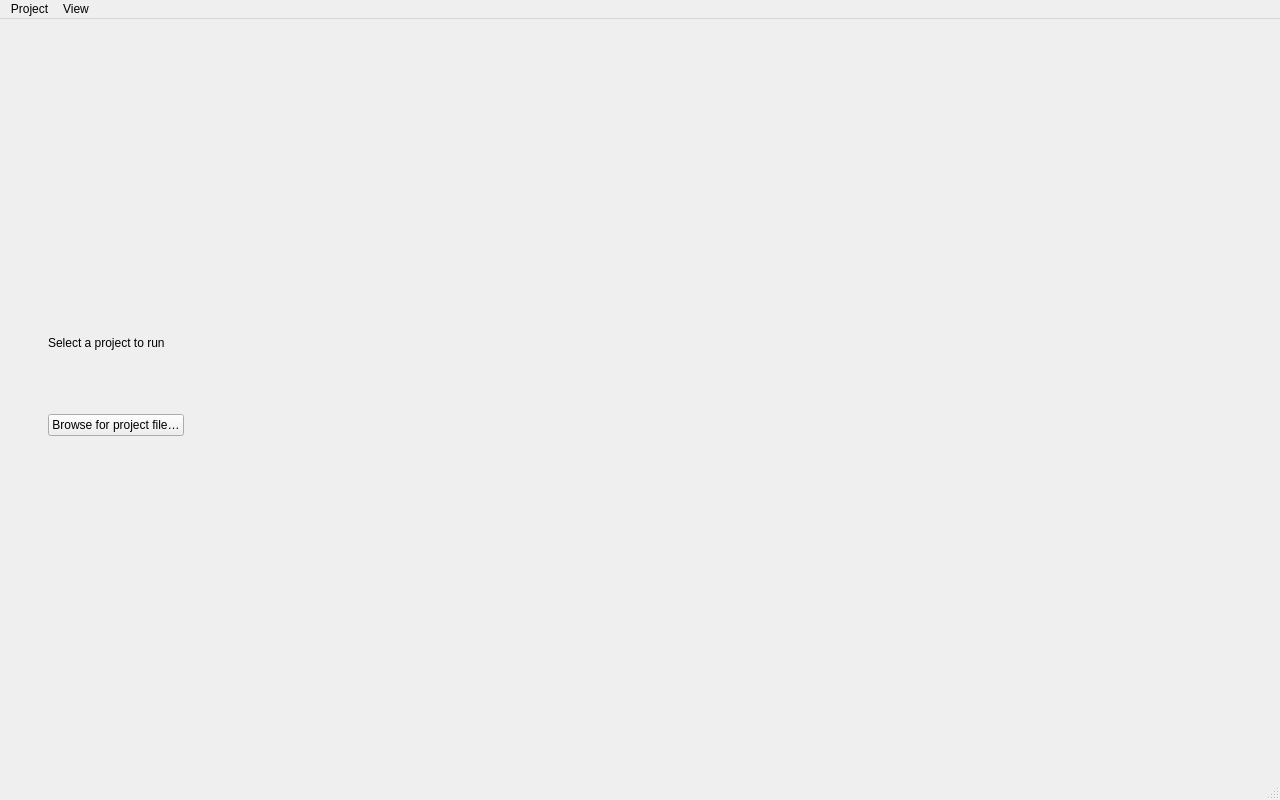
<?xml version="1.0" encoding="UTF-8"?>
<ui version="4.0">
 <class>RuntimeShellWindow</class>
 <widget class="QMainWindow" name="RuntimeShellWindow">
  <property name="geometry">
   <rect>
    <x>0</x>
    <y>0</y>
    <width>1280</width>
    <height>800</height>
   </rect>
  </property>
  <property name="windowTitle">
   <string>NCRN Pick — Runtime</string>
  </property>
  <widget class="QWidget" name="centralwidget">
   <layout class="QVBoxLayout" name="layout_central">
    <property name="spacing">
     <number>0</number>
    </property>
    <property name="leftMargin">
     <number>0</number>
    </property>
    <property name="topMargin">
     <number>0</number>
    </property>
    <property name="rightMargin">
     <number>0</number>
    </property>
    <property name="bottomMargin">
     <number>0</number>
    </property>
    <item>
     <widget class="QStackedWidget" name="stack_pages">
      <!-- Starts on page_project_select (0), never on the runtime page. The project is
           loaded after the window is shown, so index 1 here would put an empty dock area
           on screen for the whole camera/PLC startup. -->
      <property name="currentIndex">
       <number>0</number>
      </property>
      <widget class="QWidget" name="page_project_select">
       <layout class="QVBoxLayout" name="layout_project_select">
        <property name="spacing">
         <number>12</number>
        </property>
        <property name="leftMargin">
         <number>48</number>
        </property>
        <property name="topMargin">
         <number>48</number>
        </property>
        <property name="rightMargin">
         <number>48</number>
        </property>
        <property name="bottomMargin">
         <number>48</number>
        </property>
        <item>
         <spacer name="spacer_top">
          <property name="orientation">
           <enum>Qt::Orientation::Vertical</enum>
          </property>
          <property name="sizeType">
           <enum>QSizePolicy::Policy::MinimumExpanding</enum>
          </property>
          <property name="sizeHint" stdset="0">
           <size>
            <width>20</width>
            <height>20</height>
           </size>
          </property>
         </spacer>
        </item>
        <item>
         <widget class="QLabel" name="lbl_title">
          <property name="text">
           <string>Select a project to run</string>
          </property>
         </widget>
        </item>
        <item>
         <widget class="QLabel" name="lbl_reason">
          <property name="text">
           <string/>
          </property>
          <property name="wordWrap">
           <bool>true</bool>
          </property>
         </widget>
        </item>
        <item>
         <widget class="QLabel" name="lbl_last_path">
          <property name="text">
           <string/>
          </property>
          <property name="wordWrap">
           <bool>true</bool>
          </property>
          <property name="textInteractionFlags">
           <set>Qt::TextInteractionFlag::TextSelectableByMouse</set>
          </property>
         </widget>
        </item>
        <item>
         <widget class="QPushButton" name="btn_browse">
          <property name="sizePolicy">
           <sizepolicy hsizetype="Maximum" vsizetype="Fixed">
            <horstretch>0</horstretch>
            <verstretch>0</verstretch>
           </sizepolicy>
          </property>
          <property name="text">
           <string>Browse for project file…</string>
          </property>
         </widget>
        </item>
        <item>
         <spacer name="spacer_bottom">
          <property name="orientation">
           <enum>Qt::Orientation::Vertical</enum>
          </property>
          <property name="sizeType">
           <enum>QSizePolicy::Policy::MinimumExpanding</enum>
          </property>
          <property name="sizeHint" stdset="0">
           <size>
            <width>20</width>
            <height>40</height>
           </size>
          </property>
         </spacer>
        </item>
        <item>
         <widget class="QLabel" name="lbl_version">
          <property name="text">
           <string/>
          </property>
         </widget>
        </item>
       </layout>
      </widget>
      <widget class="QWidget" name="page_runtime">
       <layout class="QVBoxLayout" name="layout_runtime">
        <property name="spacing">
         <number>0</number>
        </property>
        <property name="leftMargin">
         <number>0</number>
        </property>
        <property name="topMargin">
         <number>0</number>
        </property>
        <property name="rightMargin">
         <number>0</number>
        </property>
        <property name="bottomMargin">
         <number>0</number>
        </property>
        <item>
         <widget class="QWidget" name="wg_dock" native="true">
          <layout class="QVBoxLayout" name="layout_dock_host">
           <property name="spacing">
            <number>0</number>
           </property>
           <property name="leftMargin">
            <number>2</number>
           </property>
           <property name="topMargin">
            <number>2</number>
           </property>
           <property name="rightMargin">
            <number>2</number>
           </property>
           <property name="bottomMargin">
            <number>2</number>
           </property>
          </layout>
         </widget>
        </item>
       </layout>
      </widget>
     </widget>
    </item>
   </layout>
  </widget>
  <widget class="QMenuBar" name="menubar">
   <property name="geometry">
    <rect>
     <x>0</x>
     <y>0</y>
     <width>1280</width>
     <height>25</height>
    </rect>
   </property>
   <widget class="QMenu" name="menu_project">
    <property name="title">
     <string>Project</string>
    </property>
    <addaction name="action_load_project"/>
    <addaction name="action_close_project"/>
    <addaction name="separator"/>
    <addaction name="action_open_editor"/>
   </widget>
   <widget class="QMenu" name="menu_view">
    <property name="title">
     <string>View</string>
    </property>
    <widget class="QMenu" name="menu_layout">
     <property name="title">
      <string>Layout</string>
     </property>
     <addaction name="action_tiles_1"/>
     <addaction name="action_tiles_2"/>
     <addaction name="action_tiles_4"/>
     <addaction name="action_tiles_6"/>
     <addaction name="action_tiles_8"/>
    </widget>
    <widget class="QMenu" name="menu_theme">
     <property name="title">
      <string>Theme</string>
     </property>
     <addaction name="action_theme_light"/>
     <addaction name="action_theme_dark"/>
    </widget>
    <widget class="QMenu" name="menu_language">
     <property name="title">
      <string>Language</string>
     </property>
     <addaction name="action_language_english"/>
     <addaction name="action_language_japanese"/>
    </widget>
    <addaction name="action_system_log"/>
    <addaction name="menu_layout"/>
    <addaction name="separator"/>
    <addaction name="menu_theme"/>
    <addaction name="menu_language"/>
   </widget>
   <addaction name="menu_project"/>
   <addaction name="menu_view"/>
  </widget>
  <widget class="QStatusBar" name="statusbar"/>
  <action name="action_load_project">
   <property name="text">
    <string>Load…</string>
   </property>
  </action>
  <action name="action_close_project">
   <property name="text">
    <string>Close</string>
   </property>
   <property name="toolTip">
    <string>Stop every running task and return to the project selection page</string>
   </property>
  </action>
  <action name="action_open_editor">
   <property name="text">
    <string>Open Editor</string>
   </property>
   <property name="toolTip">
    <string>Close the runtime and start the commissioning application (administrator access required)</string>
   </property>
  </action>
  <action name="action_system_log">
   <property name="text">
    <string>System log</string>
   </property>
  </action>
  <action name="action_tiles_1">
   <property name="checkable">
    <bool>true</bool>
   </property>
   <property name="text">
    <string>1 tile</string>
   </property>
  </action>
  <action name="action_tiles_2">
   <property name="checkable">
    <bool>true</bool>
   </property>
   <property name="text">
    <string>2 tiles</string>
   </property>
  </action>
  <action name="action_tiles_4">
   <property name="checkable">
    <bool>true</bool>
   </property>
   <property name="text">
    <string>4 tiles</string>
   </property>
  </action>
  <action name="action_tiles_6">
   <property name="checkable">
    <bool>true</bool>
   </property>
   <property name="text">
    <string>6 tiles</string>
   </property>
  </action>
  <action name="action_tiles_8">
   <property name="checkable">
    <bool>true</bool>
   </property>
   <property name="text">
    <string>8 tiles</string>
   </property>
  </action>
  <action name="action_theme_light">
   <property name="checkable">
    <bool>true</bool>
   </property>
   <property name="text">
    <string>Light</string>
   </property>
  </action>
  <action name="action_theme_dark">
   <property name="checkable">
    <bool>true</bool>
   </property>
   <property name="text">
    <string>Dark</string>
   </property>
  </action>
  <action name="action_language_english">
   <property name="checkable">
    <bool>true</bool>
   </property>
   <property name="text">
    <string notr="true">English</string>
   </property>
  </action>
  <action name="action_language_japanese">
   <property name="checkable">
    <bool>true</bool>
   </property>
   <property name="text">
    <string notr="true">日本語</string>
   </property>
  </action>
 </widget>
 <resources/>
 <connections/>
</ui>
